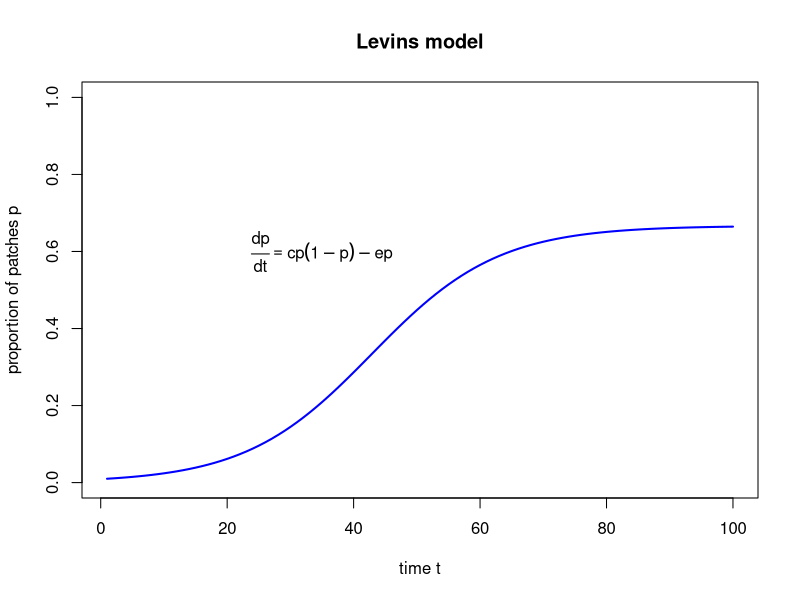

Write R code to recreate this figure.
## Exercise  1. Levins metapopulation model
## Q1.Implement the metapopulation model in R. 
##    Define the equilibrium.
## Q2. Compare Levins model with population density-dependent growth model.

#############
# Load library
library(deSolve)

#############
## Q1. Levins metapopulation dp_dt = ci*p*(1-p) - e*p
## Model function 
levins <- function(t, init, parms) {
       p <- init[1]            # init is the initial state vector
       with(as.list(parms), {
       dp <- ci * p * (1-p) - e * p
       return(list(dp))
       }) 
}

# Model parameters
times <- seq(from = 1, to = 100, by = 1)
parms <- c(ci=0.15, e=0.05)
init <- 0.01

# Model simulation using ODE
out.L <- ode(y=init, times=times, func=levins, parms=parms)
head(out.L)

# Model plot
plot(x = out.L[,1], y = out.L[,2], 
     type = "l",col = "blue", lwd = 2,                    
     ylim = c(0, 1), 
     xlab = "time t", ylab = "proportion of patches p",
     main = "Levins model")
text(35, 0.60, labels = bquote(frac(dp, dt) == cp*(1 - p) - ep))

# Model equilibrium: dN/dt = 0
p_star_L <- 1- parms[2]/parms[1]

## Q2. Compare Levins model with population density-dependent growth model
# Solution: in the lecture presentation (slide 12)
